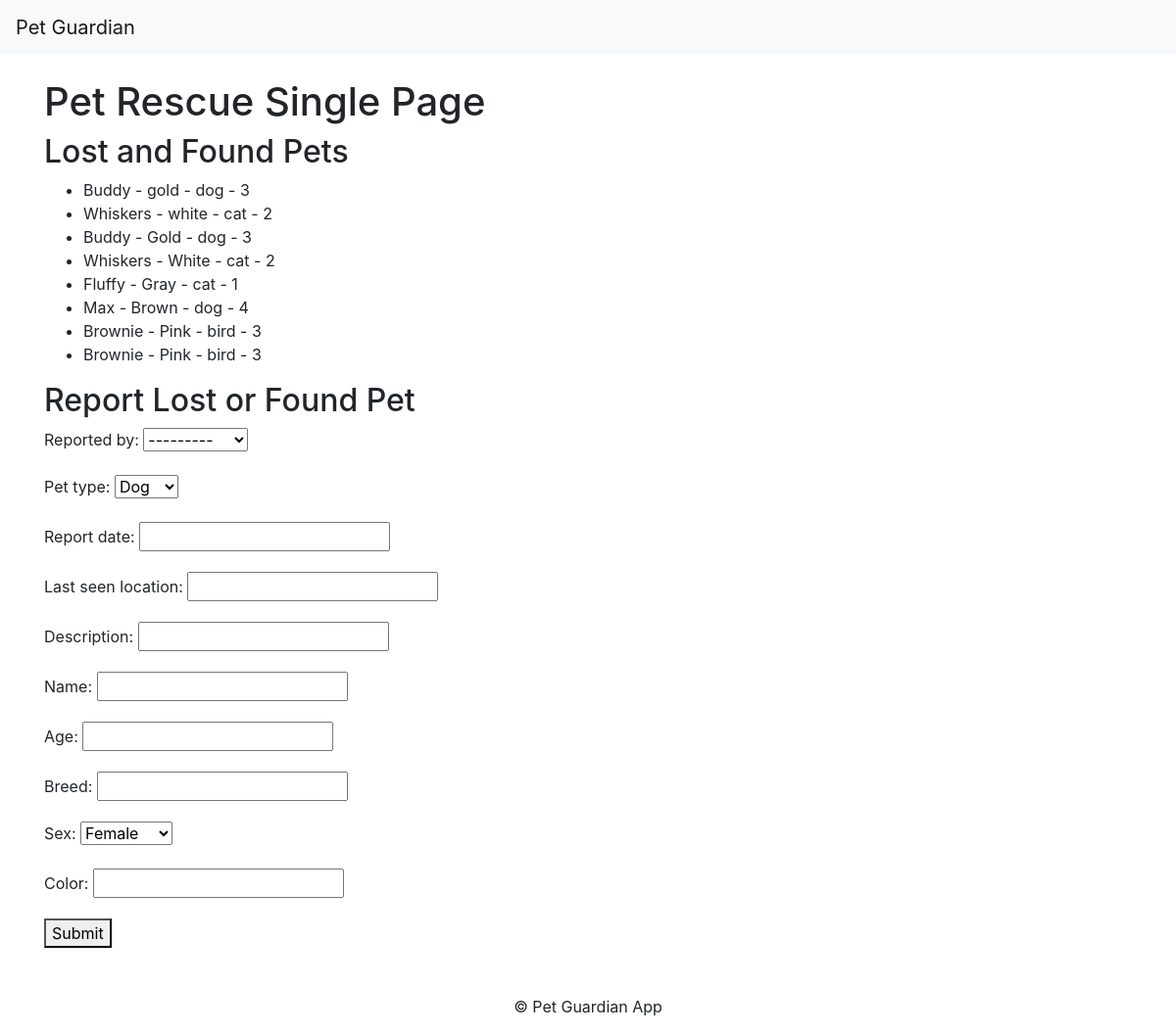
The page / on the database its author committed.
### petlostandfound/models.py (models this page shows, shortened)
class Pet(models.Model):
    GENDER_CHOICES = [('F', 'Female'), ('M', 'Male'), ('UK', 'Unknown')]
    PET_TYPE_CHOICES = [
        ('dog', 'Dog'),
        ('cat', 'Cat'),
        ('bird', 'Bird'),
        ('other', 'Other'),
    ]
    name = models.CharField(max_length=100, blank=True, null=True)
    age = models.PositiveIntegerField(null=True)
    pet_type = models.CharField(max_length=50, choices=PET_TYPE_CHOICES)
    breed = models.CharField(max_length=50, blank=True, null=True)
    sex = models.CharField(max_length=2, choices=GENDER_CHOICES, blank=True, null=True)
    color = models.CharField(max_length=50)
    owner = models.ForeignKey('User', on_delete=models.CASCADE, blank=True, null=True)

class User(models.Model):
    name = models.CharField(max_length=100)
    email = models.EmailField()
    def __str__(self):
        return self.name

### petlostandfound/views.py (the view, shortened to what this page needs)
# urls.py: path('', views.SinglePageView.as_view(), name='single_page'),
class SinglePageView(View):
    template_name = 'single_page.html'
    def get(self, request):
        pets = Pet.objects.filter(owner__isnull=False)
        form = LostPetReportForm()
        context = {'pets': pets, 'form': form}
        return render(request, self.template_name, context)

### petlostandfound/forms.py
class LostPetReportForm(forms.ModelForm):
    pet_type = forms.ChoiceField(choices=Pet.PET_TYPE_CHOICES)
    name = forms.CharField(max_length=100, required=False)
    age = forms.IntegerField(required=False)
    breed = forms.CharField(max_length=50, required=False)
    sex = forms.ChoiceField(choices=Pet.GENDER_CHOICES, required=False)
    color = forms.CharField(max_length=50, required=False)
    class Meta:
        model = LostPetReport
        fields = ['reported_by', 'pet_type', 'report_date', 'last_seen_location', 'description', 'name', 'age', 'breed', 'sex', 'color']

### petlostandfound/templates/single_page.html (shortened to what this page needs)
{% extends 'base.html' %}
{% block content %}
    <h1>Pet Rescue Single Page</h1>
    <h2>Lost and Found Pets</h2>
    <ul>
        {% for pet in pets %}
            <li>{{ pet.name }} - {{ pet.color }} - {{ pet.pet_type }} - {{ pet.age }}</li>
        {% endfor %}
    </ul>
    <h2>Report Lost or Found Pet</h2>
    <form method="post">
        {{ form.as_p }}
        <button type="submit">Submit</button>
    </form>
{% endblock %}

### petlostandfound/templates/base.html (shortened to what this page needs)
<!DOCTYPE html>
<html lang="en">
<head>
    <link rel="stylesheet" href="https://stackpath.bootstrapcdn.com/bootstrap/4.5.2/css/bootstrap.min.css">
</head>
<body>
    <nav class="navbar navbar-expand-lg navbar-light bg-light">
        <a class="navbar-brand" href="#">Pet Guardian</a>
    </nav>
    <div class="container mt-4">
        {% block content %}{% endblock %}
    </div>
    <footer class="mt-5 text-center">
        <p>&copy; {{ year }} Pet Guardian App</p>
    </footer>
</body>
</html>

### rows shown on the page
Pet: name "Buddy", color "gold", pet_type "dog", age "3"
Pet: name "Whiskers", color "white", pet_type "cat", age "2"
Pet: name "Buddy", color "Gold", pet_type "dog", age "3"
Pet: name "Whiskers", color "White", pet_type "cat", age "2"
Pet: name "Fluffy", color "Gray", pet_type "cat", age "1"
Pet: name "Max", color "Brown", pet_type "dog", age "4"
Pet: name "Brownie", color "Pink", pet_type "bird", age "3"
Pet: name "Brownie", color "Pink", pet_type "bird", age "3"
